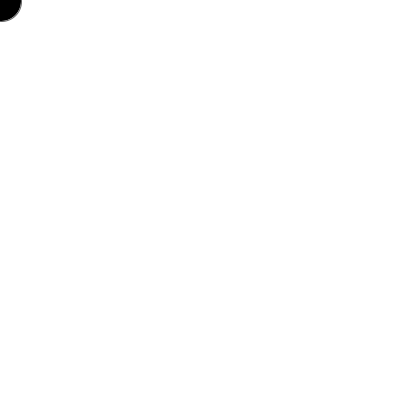
Frame 1 (no input)
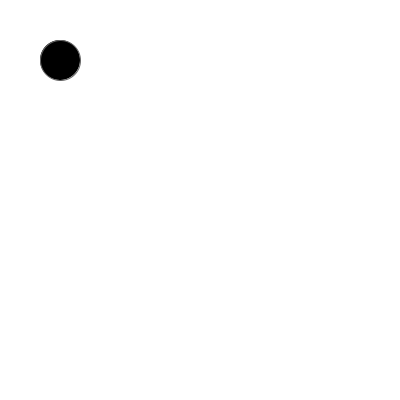
Frame 60 (the mouse pressed at the canvas centre just before this capture)
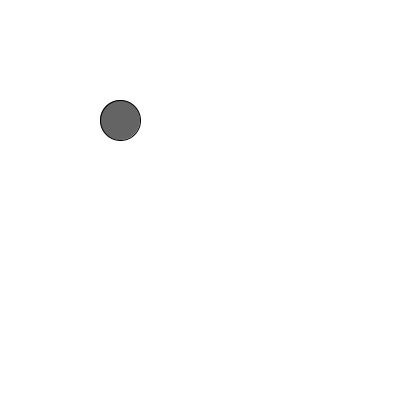
Frame 120 (the mouse held since frame 60 and released just before this capture)

The Processing sketch that drew these frames (run headless with seeded random() and noise(); from frame 60 on, the mouse is pressed at the canvas centre):

// Processing sketch: bouncingball
// ── bouncingball.pde
int speed = 1;
int rev = -1;
boolean button = false;
//Ball
int x = 0;
int y = 0;
int w = 40;
int h = 40;



void setup() {
  size(400, 400);
  
}

void draw() {

  background(255);

  x = x + speed;
  y = y + speed;
  if((x > width ) || (x < 0) || (y > height ) || (y < 0)){
    speed = speed * rev;
    rev = rev - 1;
    speed = speed + 1;
  }
  if (rev <= -4){
    rev = -1;
  }
  if (button){
    stroke(0);
    fill(100);
  } else {
    stroke(100);
    fill(0);
  }
  
  

  ellipse(x, y, w, h);

  

  println("Rev is " + rev );
}

void mousePressed() {
   
    button = !button;
}
  



    
  
